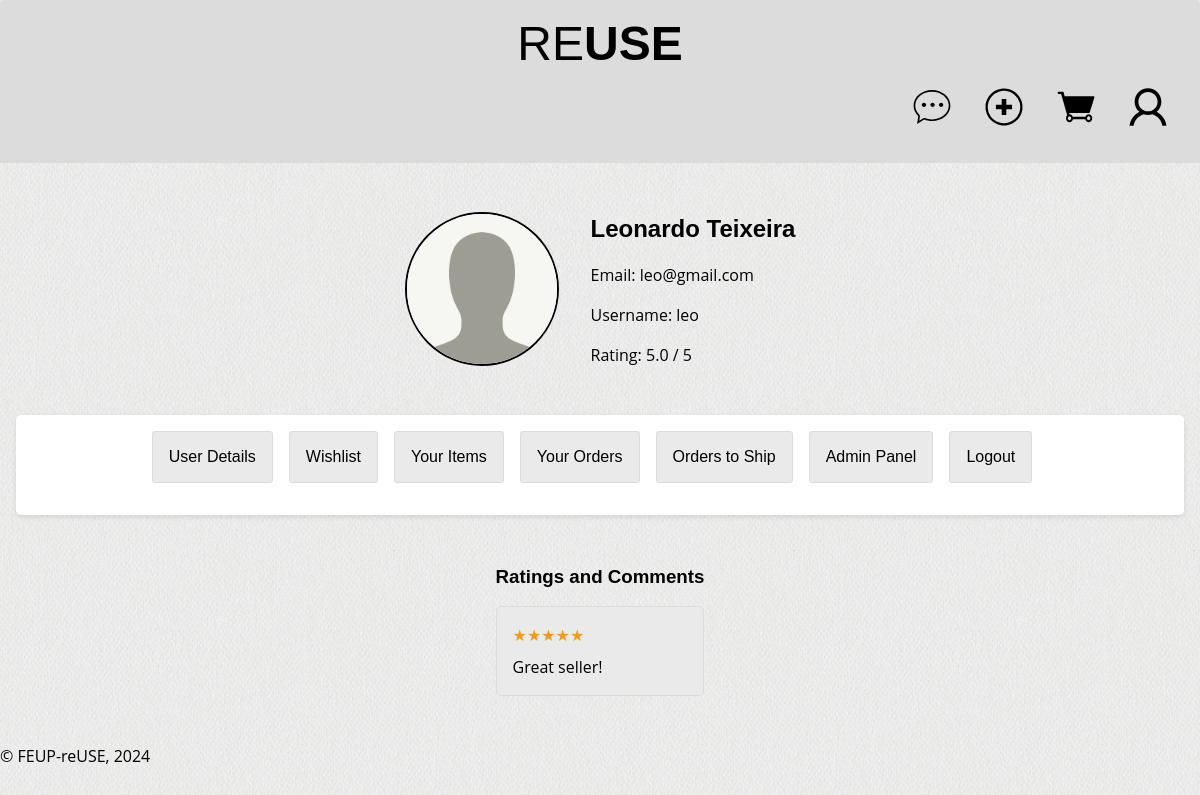
Page /pages/user-profile.php?idUser=1 (signed in) on the earlier database version.
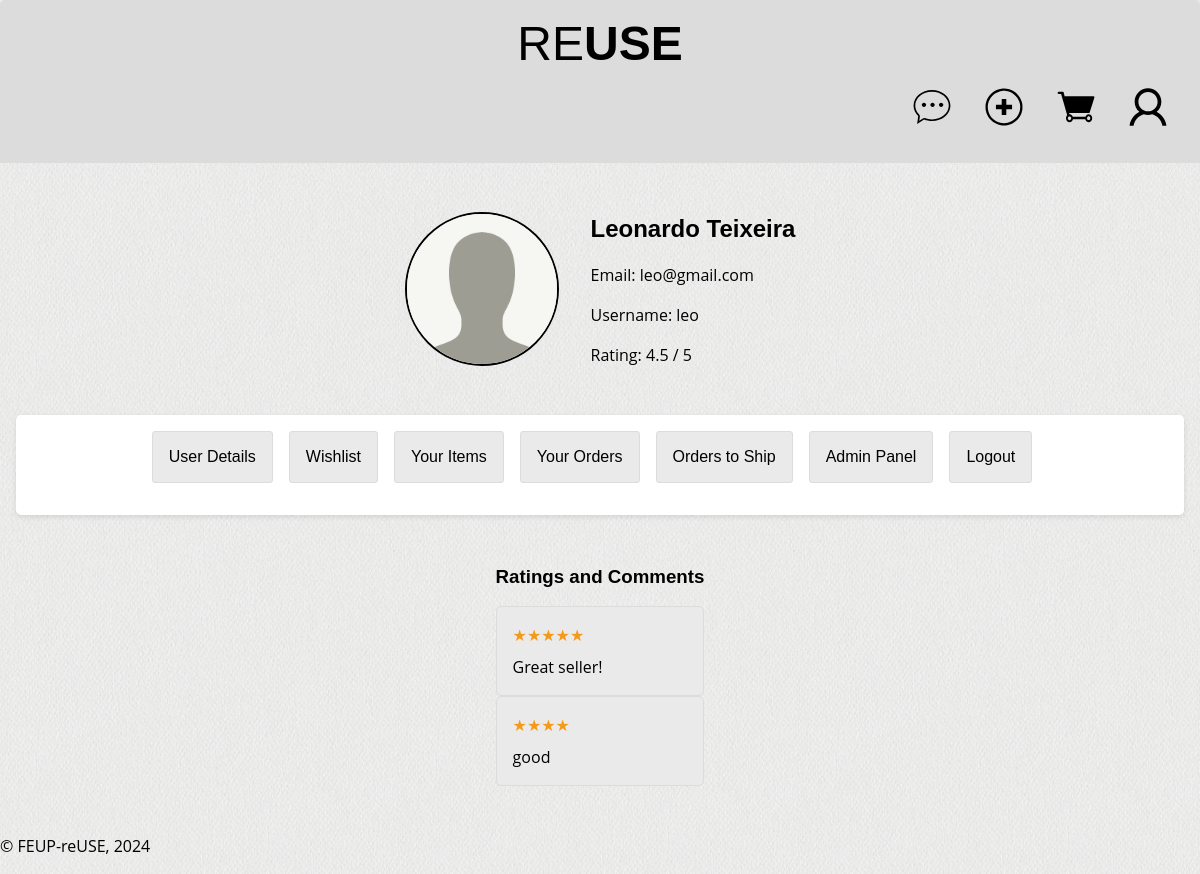
Same page on the later database version.
### tables this page shows
CREATE TABLE Users (
    idUser INTEGER PRIMARY KEY,
    name TEXT NOT NULL,
    username TEXT UNIQUE NOT NULL,
    password TEXT NOT NULL,
    email TEXT UNIQUE NOT NULL,
    isAdmin BOOLEAN NOT NULL DEFAULT 0
);

CREATE TABLE Ratings (
    idRating INTEGER PRIMARY KEY AUTOINCREMENT,
    idUser INTEGER NOT NULL,
    rating INTEGER NOT NULL,
    comment TEXT,
    timestamp TIMESTAMP DEFAULT CURRENT_TIMESTAMP,
    CONSTRAINT CHECK_Rating CHECK (rating BETWEEN 1 AND 5),
    FOREIGN KEY (idUser) REFERENCES Users(idUser)
);

### pages/user-profile.php (called while the page is built, shortened)
<?php
    require_once(__DIR__ . '/../utils/session.php');
    $session = new Session();
    require_once (__DIR__ . '/../database/users.class.php');
    require_once(__DIR__ . '/../templates/common.tpl.php');
    require_once(__DIR__ . '/../templates/users.tpl.php');
    $db = getDatabaseConnection();
    $idUser = (int) $_GET['idUser'];
    $user = User::getUserById($db, $idUser);
    drawHeader($session, ["user-profile"]);
    drawProfile($db, $user);
    drawComments($db, $user->idUser, 15);
    drawFooter();
?>

### utils/session.php (called while the page is built, shortened)
<?php
  class Session {
    public function isLoggedIn() : bool {
      return isset($_SESSION['id']);
    }
  }
?>

### database/users.class.php (called while the page is built, shortened)
<?php
class User {
    public int $idUser;
    public function __construct(int $idUser, string $name, string $username, string $password, string $email, bool $isAdmin) {
        $this->idUser = $idUser;
        $this->name = $name;
        $this->username = $username;
        $this->email = $email;
        $this->isAdmin = $isAdmin;
    }
    public static function getUserById(PDO $db, int $idUser): ?User {
        $stmt = $db->prepare('SELECT * FROM Users WHERE idUser = ?');
        $stmt->execute([$idUser]);
        $user = $stmt->fetch();
        return new User($user['idUser'], $user['name'], $user['username'], $user['password'], $user['email'], (bool) $user['isAdmin']);
    }
    public function getProfileImage(PDO $db): ?string {
        $stmt = $db->prepare('SELECT imagePath FROM UserImage JOIN Images ON UserImage.idImage = Images.idImage WHERE idUser = ?');
        $stmt->execute(array($this->idUser));
        $imagePath = $stmt->fetch();
        return $imagePath ? $imagePath : null;
    }
}
?>

### database/rating.class.php (called while the page is built, shortened)
<?php
require_once 'users.class.php';
class Rating {
    public static function getRatingsByUser(PDO $db,int $userId, int $limit): array {
        $stmt = $db->prepare('SELECT * FROM Ratings WHERE idUser = ? LIMIT ?');
        $stmt->execute(array($userId, $limit));
        return $stmt->fetchAll();
    }
    public static function getAverageRating(PDO $db, int $userId): ?float {
        $stmt = $db->prepare('SELECT avg(rating) FROM Ratings WHERE idUser = ?');
        $stmt->execute(array($userId));
        $avg = $stmt->fetchColumn();
        return $avg === false ? null : (float)$avg;
    }
}
?>

### templates/users.tpl.php (the view, shortened to what this page needs)
<?php
    require_once(__DIR__ . '/../database/users.class.php');
    require_once(__DIR__ . '/../database/rating.class.php');
?>
<?php
    function drawProfile($db, $user) {
        $loggedId = $_SESSION['id'] ?? null;
        $condition = $loggedId === $user->idUser;
        $profileImage = $user->getProfileImage($db);
        $averageRating = Rating::getAverageRating($db, $user->idUser);
?>
<section id="user-profile">
    <div class="profile-info">
        <?php if ($profileImage) { ?>
            <img src="<?= htmlentities((string)$profileImage) ?>" alt="<?= htmlentities($user->name) ?> Profile Picture">
        <?php } else { ?>
            <img src="../docs/images/default_profile_picture.png" alt="<?= htmlentities($user->name) ?> Profile Picture">
        <?php } ?>
        <div class="profile-details">
            <h2><?= htmlentities($user->name) ?></h2>
            <p>Email: <?= htmlentities($user->email) ?></p>
            <p>Username: <?= htmlentities($user->username) ?> </p>
            <?php if ($averageRating !== null && $averageRating !== 0.0) { ?>
                <p>Rating: <?= number_format((float)htmlentities((string)$averageRating), 1)?> / 5 </p>
            <?php } ?>
        </div>
    </div>
    <?php if ($condition) { ?>
    <div class="profile-content">
        <div class="profile-actions">
            <a href="../pages/profile_user_details.php" id="user-details">User Details</a>
            <a href="../pages/wishlist.php" id="wishlist">Wishlist</a>
            <a href="../pages/profile_your_items.php" id="your-items">Your Items</a>
            <a href="../pages/profile_your_orders.php" id="your-orders">Your Orders</a>
            <a href="../pages/profile_orders_to_ship.php" id="orders-to-ship">Orders to Ship</a>
            <?php if ($user->isAdmin) { ?>
                <a href="../pages/admin-page.php" id="admin-page">Admin Panel</a>
            <?php } ?>
            <a href="../actions/action_logout.php">Logout</a>
        </div>
    </div>
    <?php } ?>
<?php } ?>
<?php function drawComments($db, $userId, $limit) {  ?>
    <div class = "comments">
        <?php
        $comments = Rating::getRatingsByUser($db, $userId, $limit);
        if ($comments) { ?>
            <h3> Ratings and Comments </h3>
            <?php
            foreach ($comments as $comment) {
                $rating = htmlentities((string)$comment['rating']);
                $commentText = htmlentities($comment['comment']);
                ?>
                <div class="comment-info">
                    <p><span class="comment-stars"><?= str_repeat('&#9733;',(int) $rating) ?></span> </p>
                    <?php if ($commentText) { ?>
                        <p><?= $commentText ?> </p>
                    <?php } ?>
                </div>
                <?php
            }
        }
        ?>
    </div>
    </section>
<?php } ?>

### templates/common.tpl.php (shortened to what this page needs)
<?php function drawHeader($session, $jsPages = array("script")) { ?>
  <!DOCTYPE html>
  <html lang="en">
    <head>
      <link rel="stylesheet" href="../css/style.css">
      <link rel="stylesheet" href="../css/layout.css">
      <link rel="stylesheet" href="../css/responsive.css">
    </head>
    <body>
      <header>
        <h1>
            <a href="../pages/index.php">RE<strong>USE</strong></a>
        </h1>
        <?php
          if ($session->isLoggedIn()) {
        ?>
            <div id="user-icons">
              <a href="../pages/chats.php"><img src="../docs/images/icon_chat.svg" alt="Chats"></a>
              <a href="../pages/add_publication.php"><img src="../docs/images/icon_add.svg" alt="Add Publication"></a>
              <a href="../pages/cart.php" id="cart-icon"><img src="../docs/images/icon_cart.svg" alt="Cart"></a>
              <a href="../pages/user-profile.php?idUser=<?=$_SESSION['id']?>"><img src="../docs/images/icon_profile.svg" alt="Profile"></a>
            </div>
            <div id="cart-items">
            </div>
        <?php
          }
        ?>
      </header>
<?php } ?>
<?php function drawFooter() { ?>
    <footer>
        <p>&copy; FEUP-reUSE, 2024</p>
    </footer>
  </body>
</html>
<?php } ?>

### css/style.css (style rules this page uses)
:root { --lightgrey: #dcdcdc; --lightergrey: #eaeaea; --grey: #606060; --blue: #007bff; --darkblue: #0056b3; --black: #000000; --white: #ffffff; --red: #d11b2e; --green: #26bf4a; --yellow: #f59918; }
a { text-decoration: none; color: var(--black); transition: 0.3s ease; }
body > header { background-color: var(--lightgrey); border-radius: 5px 5px 0 0; }
body > header h1 { font-size: 3em; font-weight: 100; color: var(--black); margin: 0; }
body > header strong { font-weight: 900; }
body > header h1 a { text-decoration: none; color: var(--black); }
#user-icons { margin-top: 1em; }
#user-icons a { padding: 0 1em; }
#user-icons img { width: 40px; height: 40px; }
#user-profile { padding: 2em; }
.profile-info { margin-bottom: 2em; }
.profile-info img { border-radius: 50%; border: 2px solid var(--black); width: 150px; height: 150px; object-fit: cover; margin-right: 2em; }
.profile-content { width: 100%; background-color: var(--white); padding: 1em; border-radius: 5px; box-shadow: 0 2px 5px rgba(0, 0, 0, 0.1); }
.profile-actions { width: fit-content; margin: auto; margin-bottom: 1em; }
.profile-actions a { display: inline-block; padding: 1em; margin-right: 1em; border: 1px solid var(--lightgrey); border-radius: 3px; background-color: var(--lightergrey) }
.comments { margin-top: 2em; max-width: 35em; }
.comment-info { border: 1px solid var(--lightgrey); border-radius: 5px; padding: 0.5em; background-color: var(--lightergrey); word-wrap: break-word; }
.comment-info p { margin: 0.5em; }
.comment-stars { color: var(--yellow); }
body { font-family: "Poppins", sans-serif; }
p { font-family: "Open Sans", sans-serif; line-height: 1.5em; }

### css/layout.css (style rules this page uses)
body { margin: 0 auto; background-image: url("../docs/images/website_background.png"); width: 80em; display: grid; grid-template-columns: 1fr 4fr; grid-template-rows: auto; grid-template-areas: "header header" "menu menu" "signup signup" "details details" "aside items" "footer footer"; }
body > header { grid-area: header; }
body > footer { grid-area: footer; }
body > header { display: flex; flex-direction: column; padding: 1em; }
body > header h1 { display: flex; justify-content: center; }
#signup, #user-icons { display: flex; justify-content: flex-end; flex-wrap: wrap; }
#user-profile { grid-area: details; display: flex; flex-direction: column; align-items: center; }
.profile-info { display: flex; align-items: center; }
.profile-actions { display: flex; justify-content: flex-start; flex-wrap: wrap; }

### css/responsive.css (style rules this page uses)
@media (max-width: 80em) { body { width: 100%; } }

Differences in the rows shown:
added ratings: rating "★★★★", comment "good"
Other differences:
$averageRating: "5.0" → "4.5"
